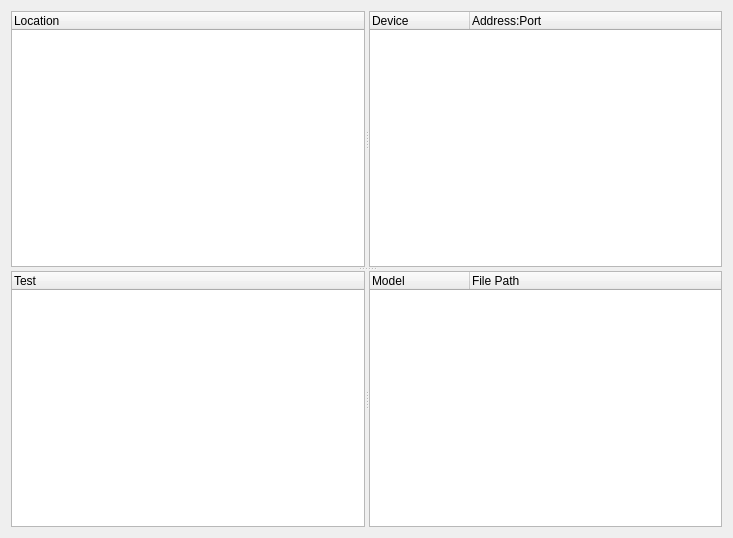
<?xml version="1.0" encoding="UTF-8"?>
<ui version="4.0">
 <class>View</class>
 <widget class="py_QWidget" name="View">
  <property name="geometry">
   <rect>
    <x>0</x>
    <y>0</y>
    <width>733</width>
    <height>538</height>
   </rect>
  </property>
  <property name="windowTitle">
   <string>Form</string>
  </property>
  <layout class="QVBoxLayout" name="verticalLayout">
   <item>
    <widget class="QSplitter" name="splitter_3">
     <property name="orientation">
      <enum>Qt::Vertical</enum>
     </property>
     <widget class="QSplitter" name="splitter">
      <property name="orientation">
       <enum>Qt::Horizontal</enum>
      </property>
      <widget class="QTreeWidget" name="treeWidgetLocations">
       <property name="selectionMode">
        <enum>QAbstractItemView::ExtendedSelection</enum>
       </property>
       <column>
        <property name="text">
         <string>Location</string>
        </property>
       </column>
      </widget>
      <widget class="QTreeWidget" name="treeWidgetDevices">
       <property name="selectionMode">
        <enum>QAbstractItemView::NoSelection</enum>
       </property>
       <property name="rootIsDecorated">
        <bool>false</bool>
       </property>
       <column>
        <property name="text">
         <string>Device</string>
        </property>
       </column>
       <column>
        <property name="text">
         <string>Address:Port</string>
        </property>
       </column>
      </widget>
     </widget>
     <widget class="QSplitter" name="splitter_2">
      <property name="orientation">
       <enum>Qt::Horizontal</enum>
      </property>
      <widget class="QTreeWidget" name="treeWidgetTests">
       <column>
        <property name="text">
         <string>Test</string>
        </property>
       </column>
      </widget>
      <widget class="QTreeWidget" name="treeWidgetModels">
       <property name="focusPolicy">
        <enum>Qt::NoFocus</enum>
       </property>
       <property name="selectionMode">
        <enum>QAbstractItemView::NoSelection</enum>
       </property>
       <property name="textElideMode">
        <enum>Qt::ElideNone</enum>
       </property>
       <property name="rootIsDecorated">
        <bool>false</bool>
       </property>
       <attribute name="headerStretchLastSection">
        <bool>true</bool>
       </attribute>
       <column>
        <property name="text">
         <string>Model</string>
        </property>
       </column>
       <column>
        <property name="text">
         <string>File Path</string>
        </property>
       </column>
      </widget>
     </widget>
    </widget>
   </item>
  </layout>
  <action name="actionExpand">
   <property name="icon">
    <iconset resource="../../icons/test/icons.qrc">
     <normaloff>:/test/icons/go-down.png</normaloff>:/test/icons/go-down.png</iconset>
   </property>
   <property name="text">
    <string>&amp;Expand</string>
   </property>
   <property name="toolTip">
    <string>Expand tests</string>
   </property>
  </action>
  <action name="actionExpandAll">
   <property name="icon">
    <iconset resource="../../icons/test/icons.qrc">
     <normaloff>:/test/icons/go-bottom.png</normaloff>:/test/icons/go-bottom.png</iconset>
   </property>
   <property name="text">
    <string>Expand &amp;all</string>
   </property>
   <property name="toolTip">
    <string>Expand all tests</string>
   </property>
  </action>
  <action name="actionCollapse">
   <property name="icon">
    <iconset resource="../../icons/test/icons.qrc">
     <normaloff>:/test/icons/go-up.png</normaloff>:/test/icons/go-up.png</iconset>
   </property>
   <property name="text">
    <string>&amp;Collapse</string>
   </property>
   <property name="toolTip">
    <string>Collapse tests</string>
   </property>
  </action>
  <action name="actionCollapseAll">
   <property name="icon">
    <iconset resource="../../icons/test/icons.qrc">
     <normaloff>:/test/icons/go-top.png</normaloff>:/test/icons/go-top.png</iconset>
   </property>
   <property name="text">
    <string>Co&amp;llapse all</string>
   </property>
   <property name="toolTip">
    <string>Collapse all tests</string>
   </property>
  </action>
  <action name="actionRefresh">
   <property name="icon">
    <iconset resource="../../icons/test/icons.qrc">
     <normaloff>:/test/icons/view-refresh.png</normaloff>:/test/icons/view-refresh.png</iconset>
   </property>
   <property name="text">
    <string>&amp;Refresh</string>
   </property>
   <property name="toolTip">
    <string>Refresh view</string>
   </property>
   <property name="shortcut">
    <string>F5</string>
   </property>
  </action>
  <action name="actionStart">
   <property name="icon">
    <iconset resource="../../icons/test/icons.qrc">
     <normaloff>:/test/icons/media-playback-start.png</normaloff>:/test/icons/media-playback-start.png</iconset>
   </property>
   <property name="text">
    <string>&amp;Start</string>
   </property>
   <property name="toolTip">
    <string>Start tests</string>
   </property>
  </action>
  <action name="actionStop">
   <property name="icon">
    <iconset resource="../../icons/test/icons.qrc">
     <normaloff>:/test/icons/media-playback-stop.png</normaloff>:/test/icons/media-playback-stop.png</iconset>
   </property>
   <property name="text">
    <string>S&amp;top</string>
   </property>
   <property name="toolTip">
    <string>Stop tests</string>
   </property>
  </action>
  <action name="actionPause">
   <property name="icon">
    <iconset resource="../../icons/test/icons.qrc">
     <normaloff>:/test/icons/media-playback-pause.png</normaloff>:/test/icons/media-playback-pause.png</iconset>
   </property>
   <property name="text">
    <string>&amp;Pause</string>
   </property>
   <property name="toolTip">
    <string>Pause tests</string>
   </property>
  </action>
  <action name="actionAdd">
   <property name="icon">
    <iconset resource="../../icons/test/icons.qrc">
     <normaloff>:/test/icons/archive-insert.png</normaloff>:/test/icons/archive-insert.png</iconset>
   </property>
   <property name="text">
    <string>&amp;Add</string>
   </property>
   <property name="toolTip">
    <string>Add location</string>
   </property>
  </action>
  <action name="actionRemove">
   <property name="icon">
    <iconset resource="../../icons/test/icons.qrc">
     <normaloff>:/test/icons/archive-remove.png</normaloff>:/test/icons/archive-remove.png</iconset>
   </property>
   <property name="text">
    <string>&amp;Remove</string>
   </property>
   <property name="toolTip">
    <string>Remove location</string>
   </property>
  </action>
  <action name="actionResume">
   <property name="icon">
    <iconset resource="../../icons/test/icons.qrc">
     <normaloff>:/test/icons/media-playback-start.png</normaloff>:/test/icons/media-playback-start.png</iconset>
   </property>
   <property name="text">
    <string>Res&amp;ume</string>
   </property>
   <property name="toolTip">
    <string>Resume tests</string>
   </property>
  </action>
 </widget>
 <customwidgets>
  <customwidget>
   <class>py_QWidget</class>
   <extends>QWidget</extends>
   <header>py_qwidget.h</header>
   <container>1</container>
  </customwidget>
 </customwidgets>
 <resources>
  <include location="../../icons/test/icons.qrc"/>
  <include location="../../icons/icons.qrc"/>
 </resources>
 <connections/>
</ui>
